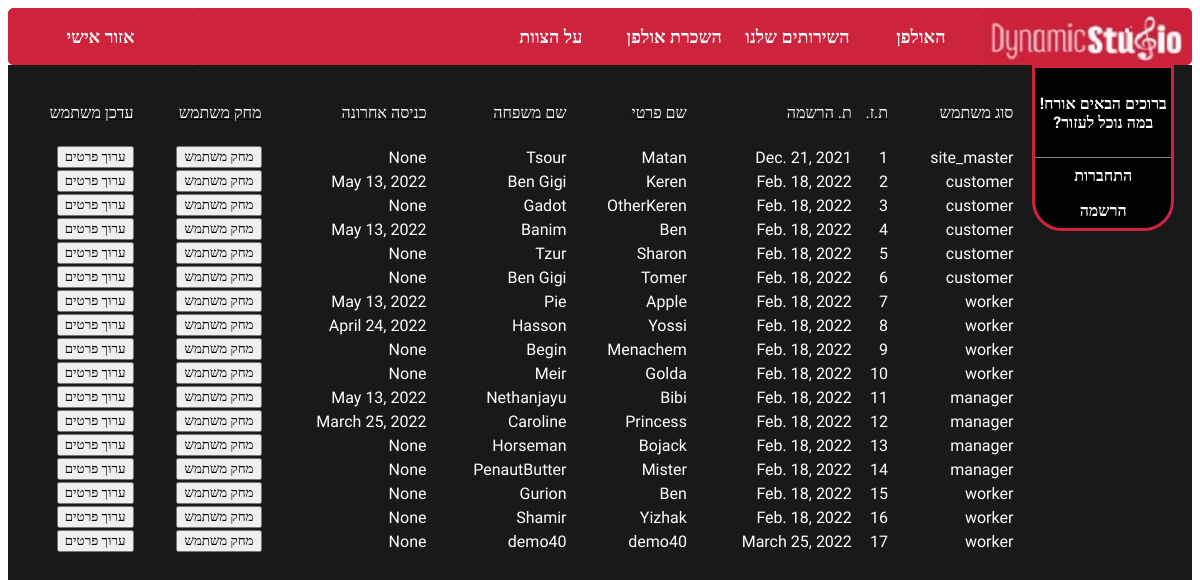
The app's page /admin_update_details/ with its own data.
### studio/models.py (models this page shows, shortened)
class User(models.Model):
    id = models.AutoField(primary_key=True)
    user_type = models.ForeignKey(
        User_Type, on_delete=models.CASCADE, related_name='users')
    fname = models.CharField(max_length=100)
    lname = models.CharField(max_length=100)
    city = models.CharField(max_length=100, blank=True)
    phone = models.CharField(max_length=12, blank=True)
    dob = models.DateField(max_length=8, blank=True, null=True)
    dor = models.DateField(max_length=8, blank=True, null=True,
                           editable=False, auto_now_add=True)  # date of registration
    organization = models.CharField(max_length=100, blank=True)
    last_login = models.DateField(blank=True, null=True)

class User_Type(models.Model):
    id = models.AutoField(primary_key=True)
    type = models.CharField(max_length=100)
    def __str__(self):
        return self.type

### studio/views.py (the view, shortened to what this page needs)
# urls.py: path("admin_update_details/",views.admin_update_details.as_view(),name="admin_update_details"),
class admin_update_details(View):
    def get(self, request):
        users = User.objects.all()
        return render(request, "studio/pages/admin_update_details_page/admin_update_details.html",
                      {"users": users})

### studio/templates/studio/pages/admin_update_details_page/admin_update_details.html (shortened to what this page needs)
{% extends 'base.html' %}
{% load static %}
{% block css_files %}
<link rel="stylesheet" href="{% static "admin_details_update_css.css" %}">
{% endblock css_files %}
{% block content%}
<br>
<table>
	<tr  style="text-decoration: underline;">
		<td style="height: 24px" class="auto-style1">סוג משתמש</td>
        <td style="height: 24px" class="auto-style1">ת.ז.</td>
		<td style="height: 24px" class="auto-style1"> ת. הרשמה</td>
		<td style="height: 24px" class="auto-style1">שם פרטי</td>
		<td style="height: 24px" class="auto-style1">שם משפחה</td>
		<td style="height: 24px" class="auto-style1">כניסה אחרונה</td>
		<td style="height: 24px" class="auto-style1">מחק משתמש</td>
		<td style="height: 24px" class="auto-style1">עדכן משתמש</td>
	</tr>
    <tr>
		<td colspan="5"><br></td>
	</tr>
    {% for u  in  users %}
	<tr>
        <td>{{u.user_type}}</td>
        <td>{{u.id}}</td>
        <td>{{u.dor}}</td>
		<td>{{u.fname}}</td>
        <td>{{u.lname}}</td>
        <td>{{u.last_login}}</td>
		{% include "studio/pages/admin_update_details_page/includes/admin_update_details_buttons.html"%}
	</tr>
    {% endfor %}
	<tr>
		<td colspan="5"><br></td>
	</tr>
</table>
{%endblock%}

### studio/templates/studio/pages/admin_update_details_page/includes/admin_update_details_buttons.html (shortened to what this page needs)
{% load static %}
        <td><button class="button" onclick="return delete_user('{% url 'delete_user' user_id=u.id  %}') ">מחק משתמש</button> </td>
        <td><button class="button" onclick="openInNewTab('{% url "update_personal_details" user_id=u.id%}')">ערוך פרטים</button> </td>

### static/base_page.css (style rules this page uses)
* { font-family: "Assistant" }
body, html { height: 100%; }

### static/admin_details_update_css.css (style rules this page uses)
table { width: 100%; border-collapse: collapse; }
td { color: rgb(255, 255, 255); }

### records on screen
User: user_type "site_master", id "1", dor "Dec. 21, 2021", fname "Matan", lname "Tsour", last_login "None"
User: user_type "customer", id "2", dor "Feb. 18, 2022", fname "Keren", lname "Ben Gigi", last_login "May 13, 2022"
User: user_type "customer", id "3", dor "Feb. 18, 2022", fname "OtherKeren", lname "Gadot", last_login "None"
User: user_type "customer", id "4", dor "Feb. 18, 2022", fname "Ben", lname "Banim", last_login "May 13, 2022"
User: user_type "customer", id "5", dor "Feb. 18, 2022", fname "Sharon", lname "Tzur", last_login "None"
User: user_type "customer", id "6", dor "Feb. 18, 2022", fname "Tomer", lname "Ben Gigi", last_login "None"
User: user_type "worker", id "7", dor "Feb. 18, 2022", fname "Apple", lname "Pie", last_login "May 13, 2022"
User: user_type "worker", id "8", dor "Feb. 18, 2022", fname "Yossi", lname "Hasson", last_login "April 24, 2022"
User: user_type "worker", id "9", dor "Feb. 18, 2022", fname "Menachem", lname "Begin", last_login "None"
User: user_type "worker", id "10", dor "Feb. 18, 2022", fname "Golda", lname "Meir", last_login "None"
User: user_type "manager", id "11", dor "Feb. 18, 2022", fname "Bibi", lname "Nethanjayu", last_login "May 13, 2022"
User: user_type "manager", id "12", dor "Feb. 18, 2022", fname "Princess", lname "Caroline", last_login "March 25, 2022"
User: user_type "manager", id "13", dor "Feb. 18, 2022", fname "Bojack", lname "Horseman", last_login "None"
User: user_type "manager", id "14", dor "Feb. 18, 2022", fname "Mister", lname "PenautButter", last_login "None"
User: user_type "worker", id "15", dor "Feb. 18, 2022", fname "Ben", lname "Gurion", last_login "None"
User: user_type "worker", id "16", dor "Feb. 18, 2022", fname "Yizhak", lname "Shamir", last_login "None"
User: user_type "worker", id "17", dor "March 25, 2022", fname "demo40", lname "demo40", last_login "None"
